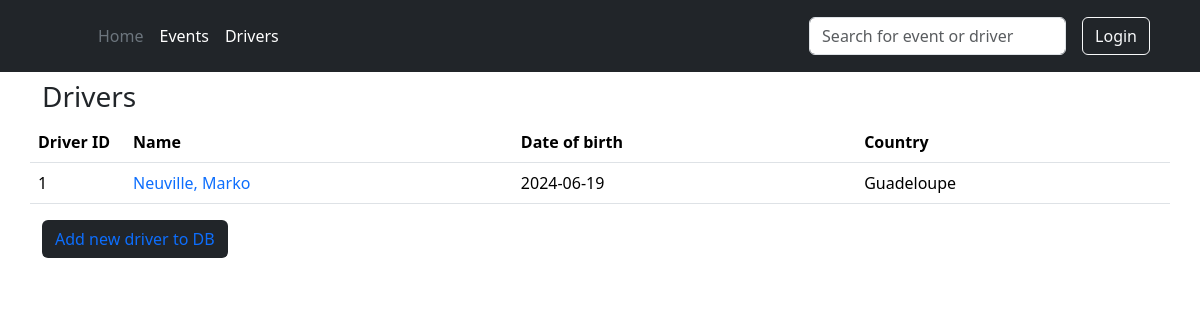
Page /all_drivers on the earlier database version.
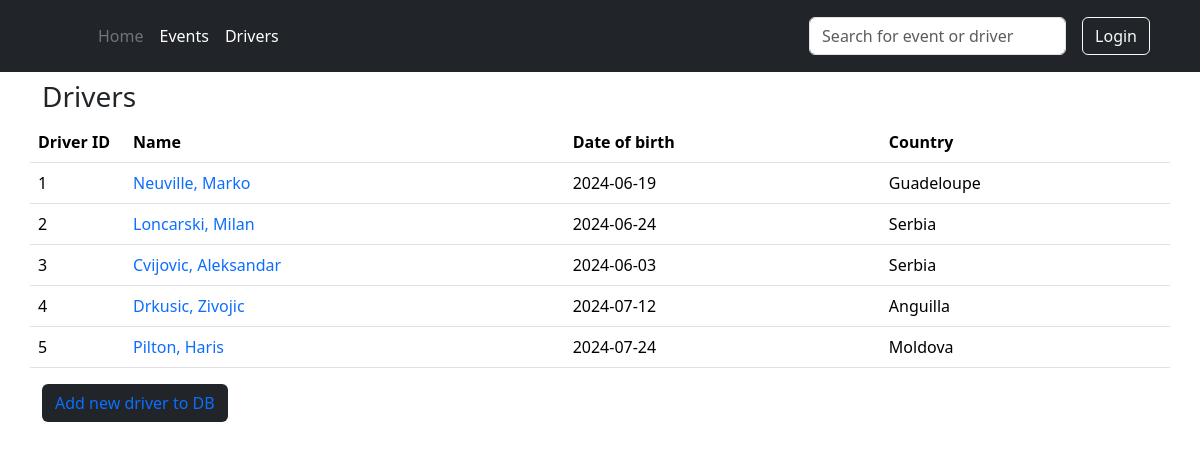
Same page on the later database version.
### models/driver.py (models this page shows, shortened)
class DriverModel(db.Model):
    __tablename__ = "drivers"
    id = db.Column(db.Integer, primary_key=True)
    first_name = db.Column(db.String(30), nullable=False)
    last_name = db.Column(db.String(30), nullable=False)
    birth_date = db.Column(db.Date, nullable=True)
    country = db.Column(db.String(40), nullable=True)
    results = db.relationship("ResultModel", back_populates="driver")
    events = db.Relationship("EventModel", back_populates="drivers", secondary="event_driver_link")
    __table_args__ = (
        db.UniqueConstraint('first_name', 'last_name', 'birth_date', name='uix_1'),
    )

### blueprints/driver.py (the view)
@blp.route('/all_drivers')
def all_drivers():
    all_drivers_list = [item.__dict__ for item in DriverModel.query.all()]
    return render_template('all_drivers.html', all_drivers=all_drivers_list)

### templates/all_drivers.html (shortened to what this page needs)
{% extends 'base.html' %}
{% block header %}
{% include "header.html" %}
{% endblock %}
{% block content %}
<div class="container py-2">
    <div class="row col-xxl-12">
        <h3>Drivers</h3>
        <table class="table">
            <thead>
            <tr>
                <th scope="col" class="col-1">Driver ID</th>
                <th scope="col">Name</th>
                <th scope="col">Date of birth</th>
                <th scope="col">Country</th>
            </tr>
            </thead>
            {% for driver in all_drivers %}
            <tr>
                <td>{{ driver.id }}</td>
                <td>
                    <a href="{{ url_for('driver.driver', driver_id=driver.id) }}">{{ driver.last_name }}, {{ driver.first_name }}</a>
                </td>
                <td>{{ driver.birth_date }}</td>
                <td>{{ driver.country }}</td>
            </tr>
            {% endfor %}
        </table>
    </div>
    <div>
        <button class="btn custom_button">
            <a href="{{ url_for('driver.add_new_driver') }}">Add new driver to DB</a>
        </button>
    </div>
    {% endblock %}

### templates/base.html (shortened to what this page needs)
<!DOCTYPE html>
<html lang="en">
<head>
    {% block styles %}
    {{ bootstrap.load_css() }}
    <link
            href="{{ url_for('static', filename='css/styles.css') }}"
            rel="stylesheet"
    />
    {% endblock %}
</head>
<header>
{% block header %}{% endblock %}
</header>
<body>
{% block content %}{% endblock %}
</body>
</html>

### templates/header.html
{% from "bootstrap5/form.html" import render_form %}
<header class="p-3 bg-dark text-white">
    <div class="container">
        <div class="d-flex flex-wrap align-items-center justify-content-center justify-content-lg-start">
            <a href="/" class="d-flex align-items-center mb-2 mb-lg-0 text-white text-decoration-none">
                <svg class="bi me-2" width="40" height="32" role="img" aria-label="Bootstrap">
                    <use xlink:href="#bootstrap"></use>
                </svg>
            </a>
            <ul class="nav col-12 col-lg-auto me-lg-auto mb-2 justify-content-center mb-md-0">
                <li><a href="{{ url_for('home.index') }}" class="nav-link px-2 text-secondary">Home</a></li>
                <li><a href="{{ url_for('event.all_events') }}" class="nav-link px-2 text-white">Events</a></li>
                <li><a href="{{ url_for('driver.all_drivers') }}" class="nav-link px-2 text-white">Drivers</a></li>
            </ul>
            <form class="col-12 col-lg-auto col-xxl-3 mb-3 mb-lg-0 me-lg-3" method="POST" action="{{ url_for('search.search') }}">
                <input type="search" class="form-control form-control-dark" placeholder="Search for event or driver" aria-label="Search" name="searched">
            </form>
            <div class="text-end">
                <button type="button" class="btn btn-outline-light me-2">Login</button>
            </div>
        </div>
    </div>
</header>

### static/css/styles.css (style rules this page uses)
.custom_button { --bs-btn-bg: rgb(33 37 41); --bs-btn-color: #fff; text-decoration: none; }

Differences in the rows shown:
added DriverModel: id "2", last_name "Loncarski", first_name "Milan", birth_date "2024-06-24", country "Serbia"
added DriverModel: id "3", last_name "Cvijovic", first_name "Aleksandar", birth_date "2024-06-03", country "Serbia"
added DriverModel: id "4", last_name "Drkusic", first_name "Zivojic", birth_date "2024-07-12", country "Anguilla"
added DriverModel: id "5", last_name "Pilton", first_name "Haris", birth_date "2024-07-24", country "Moldova"
